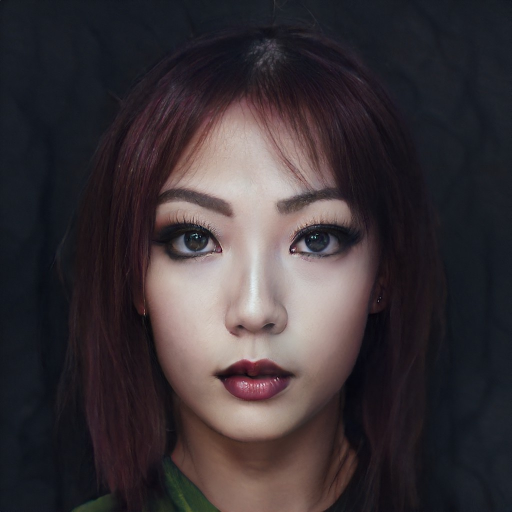
#> input picture dataset/synthetic_raw/SFHQ_pt1_00000048.jpg, 1024 x 1024 px, found by its file name (shown at 1/2 size); its folder holds only this picture in this run
$ python 01_face_detect_crop.py
#> lines starting #> are read from the running program, lines starting #| are printed output that depends on the picture
import os                      # Used for file and folder operations
import cv2                     # OpenCV library for image processing and face detection
import numpy as np             # NumPy library for numerical operations

# ---------------- CONFIG ----------------

# Input folder containing raw synthetic images
IN_DIR = r"dataset\synthetic_raw"

# Output folder for processed face images
OUT_DIR = r"dataset\processed_faces"

# Final image size for model training
IMG_SIZE = 224

# Extra margin added around detected face
MARGIN = 0.30

# ----------------------------------------

# Create output folder if it does not exist
os.makedirs(OUT_DIR, exist_ok=True)

# Load Haar Cascade face detection model
cascade_path = cv2.data.haarcascades + "haarcascade_frontalface_default.xml"

# Initialize face detector
face_cascade = cv2.CascadeClassifier(cascade_path)

# Function to crop image into a centered square
def center_crop_square(img):

    # Get image height and width
    h, w = img.shape[:2]

    # Find smallest dimension
    s = min(h, w)

    # Calculate crop starting points
    y = (h - s) // 2
    x = (w - s) // 2

    # Return square cropped image
    return img[y:y+s, x:x+s]

# Function to crop face with extra margin around it
def crop_with_margin(img, x, y, w, h, margin=0.30):

    # Get image dimensions
    H, W = img.shape[:2]

    # Calculate margin size
    mx = int(w * margin)
    my = int(h * margin)

    # Calculate crop coordinates safely within image boundaries
    x1 = max(0, x - mx)
    y1 = max(0, y - my)
    x2 = min(W, x + w + mx)
    y2 = min(H, y + h + my)

    # Crop image
    crop = img[y1:y2, x1:x2]

    # Return cropped image if valid
    return crop if crop.size else None

# Function to detect the largest face in an image
def detect_largest_face(bgr):

    # Convert image to grayscale for face detection
    gray = cv2.cvtColor(bgr, cv2.COLOR_BGR2GRAY)

    # Detect faces using Haar Cascade
    faces = face_cascade.detectMultiScale(
        gray,
        scaleFactor=1.1,      # Controls image scaling
        minNeighbors=5,       # Controls detection quality
        minSize=(80, 80)      # Minimum face size
    )

    # If no faces detected, return None
    if len(faces) == 0:
        return None

    # Select the largest detected face
    x, y, w, h = max(faces, key=lambda b: b[2] * b[3])

    # Crop face with margin
    return crop_with_margin(bgr, x, y, w, h, margin=MARGIN)

# Counters for statistics
used_det = 0          # Number of successful face detections
used_fallback = 0     # Number of fallback center crops
saved = 0             # Number of saved images

# Get all image files from input folder
files = [
    f for f in os.listdir(IN_DIR)
    if f.lower().endswith((".png", ".jpg", ".jpeg"))
]

# Sort files alphabetically
files.sort()

# Process each image one by one
for i, fname in enumerate(files):

    # Create full image path
    path = os.path.join(IN_DIR, fname)

    # Read image
    bgr = cv2.imread(path)
#> bgr is the input picture: shape (1024, 1024, 3); mean B, G, R 54.7, 50.8, 58.2

    # Skip invalid images
    if bgr is None:
        continue

    # Detect largest face
    face = detect_largest_face(bgr)
#> in detect_largest_face, `gray = cv2.cvtColor(bgr, cv2.COLOR_BGR2GRAY)`:
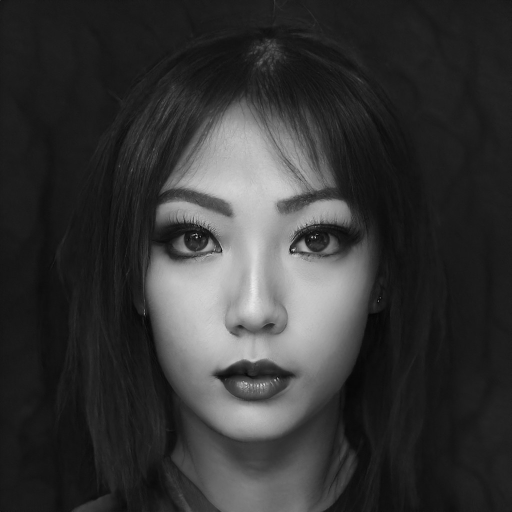
#> gray: shape (1024, 1024) (shown at 1/2 size); min 1, max 242, mean 53.5
#> in detect_largest_face, `faces = face_cascade.detectMultiScale( gray, scaleFactor=1.1,`: faces = [[203, 251, 605, 605]]
#> in detect_largest_face, `x, y, w, h = max(faces, key=lambda b: b[2] * b[3])`: x = 203; y = 251; w = 605
#> in crop_with_margin, `mx = int(w * margin)`: mx = 181
#> in crop_with_margin, `x1 = max(0, x - mx)`: x1 = 22
#> in crop_with_margin, `y1 = max(0, y - my)`: y1 = 70
#> in crop_with_margin, `x2 = min(W, x + w + mx)`: x2 = 989
#> in crop_with_margin, `y2 = min(H, y + h + my)`: y2 = 1024
#> in crop_with_margin, `crop = img[y1:y2, x1:x2]`:
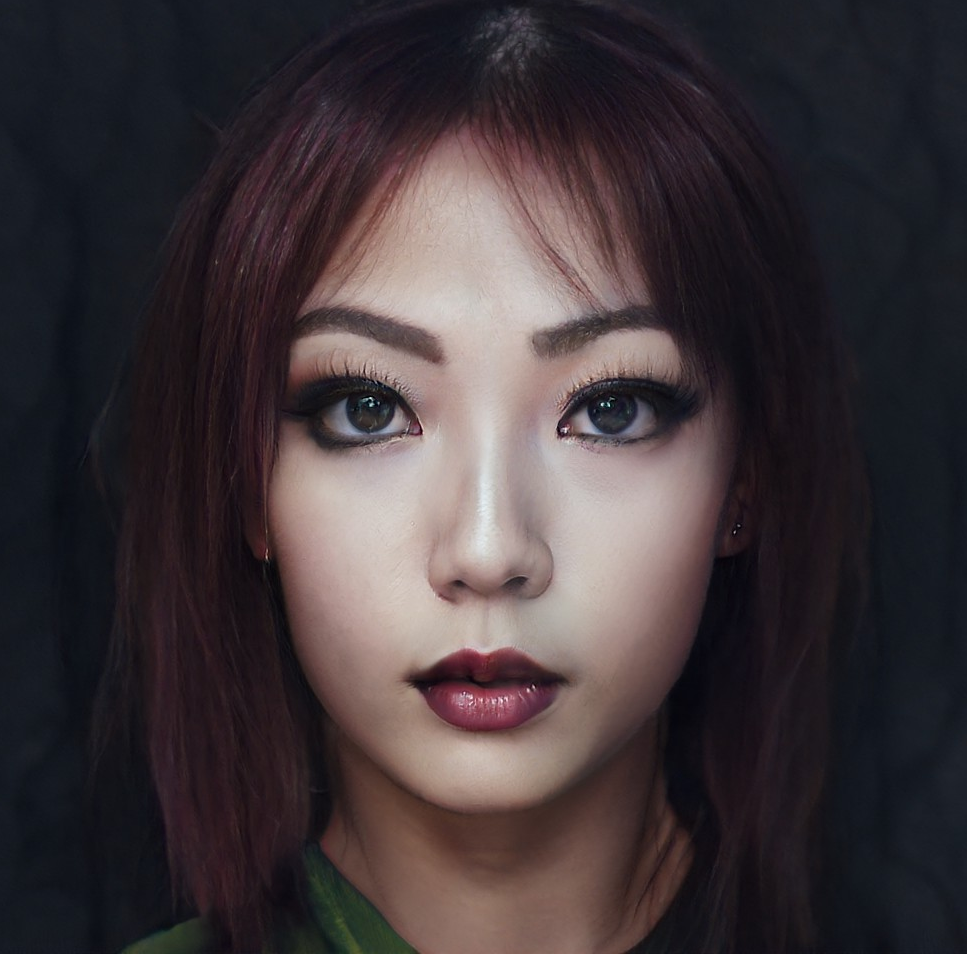
#> crop: shape (954, 967, 3); mean B, G, R 57.2, 53.8, 62.8

    # If no face detected
    if face is None:

        # Increase fallback counter
        used_fallback += 1

        # Use center crop as fallback
        face = center_crop_square(bgr)

    else:
        # Increase successful detection counter
        used_det += 1

        # Apply square crop to detected face
        face = center_crop_square(face)

    # Resize image to model input size
    face = cv2.resize(
        face,
        (IMG_SIZE, IMG_SIZE),
        interpolation=cv2.INTER_AREA
    )

    # Output filename
    out_name = f"img_{i:04d}.png"

    # Full output path
    out_path = os.path.join(OUT_DIR, out_name)

    # Save processed image
    cv2.imwrite(out_path, face)

    # Increase saved counter
    saved += 1

# Print processing summary
print("✅ Done.")
print("Total input:", len(files))
print("Saved:", saved)
print("Detections used:", used_det)
print("Fallback center-crops:", used_fallback)
print("Output folder:", OUT_DIR)

$ run again, on dataset/synthetic_raw/SFHQ_pt1_00001331.jpg
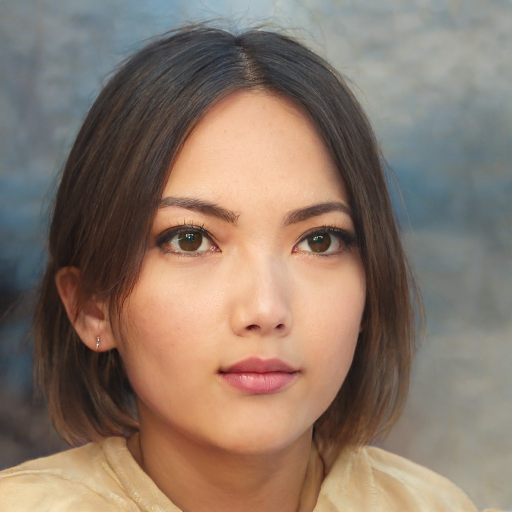
#> input picture dataset/synthetic_raw/SFHQ_pt1_00001331.jpg, 1024 x 1024 px, found by its file name (shown at 1/2 size)
#> bgr is the input picture: shape (1024, 1024, 3); mean B, G, R 105.8, 119.6, 138.5
#> in detect_largest_face, `gray = cv2.cvtColor(bgr, cv2.COLOR_BGR2GRAY)`:
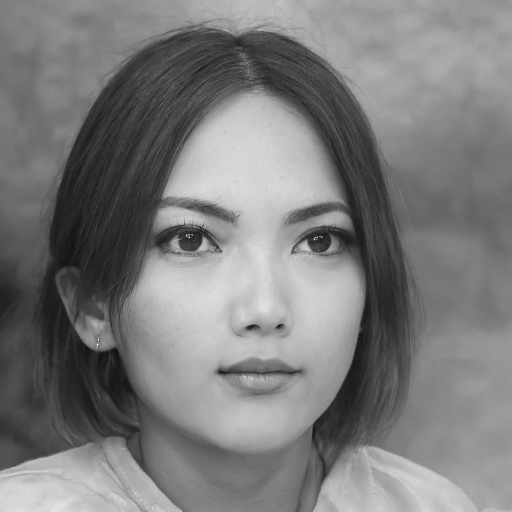
#> gray: shape (1024, 1024) (shown at 1/2 size); min 2, max 252, mean 123.7
#> faces = [[213, 263, 595, 595]]
#> in detect_largest_face, `x, y, w, h = max(faces, key=lambda b: b[2] * b[3])`: x = 213; y = 263; w = 595
#> mx = 178
#> x1 = 35
#> y1 = 85
#> x2 = 986
#> y2 = 1024
#> in crop_with_margin, `crop = img[y1:y2, x1:x2]`:
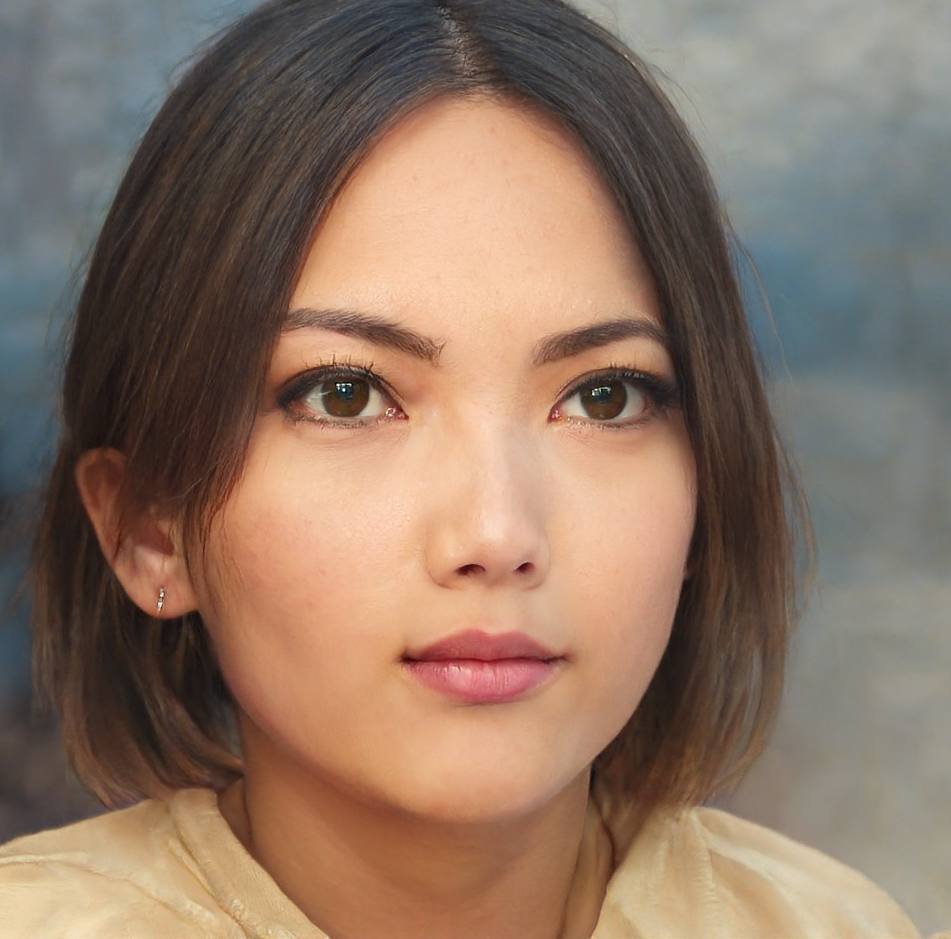
#> crop: shape (939, 951, 3); mean B, G, R 100.5, 116.8, 140.3

$ run again, on dataset/synthetic_raw/SFHQ_pt1_00001382.jpg
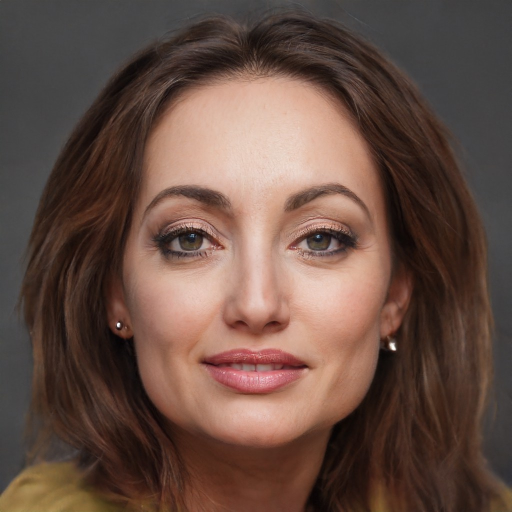
#> input picture dataset/synthetic_raw/SFHQ_pt1_00001382.jpg, 1024 x 1024 px, found by its file name (shown at 1/2 size)
#> bgr is the input picture: shape (1024, 1024, 3); mean B, G, R 68.2, 78.2, 102.7
#> in detect_largest_face, `gray = cv2.cvtColor(bgr, cv2.COLOR_BGR2GRAY)`:
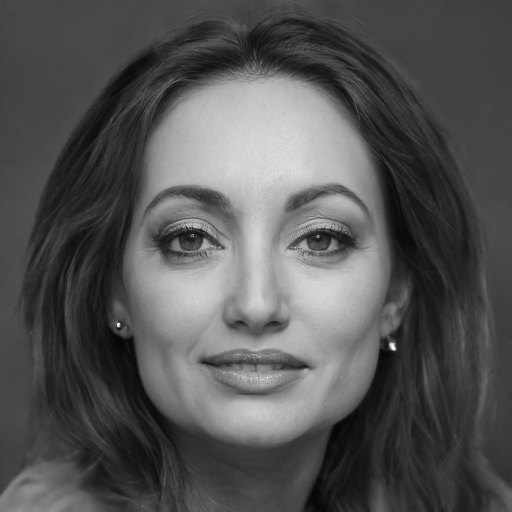
#> gray: shape (1024, 1024) (shown at 1/2 size); min 2, max 255, mean 84.4
#> faces = [[167, 206, 687, 687]]
#> in detect_largest_face, `x, y, w, h = max(faces, key=lambda b: b[2] * b[3])`: x = 167; y = 206; w = 687
#> mx = 206
#> x1 = 0
#> x2 = 1024
#> `face = cv2.resize( face, (IMG_SIZE, IMG_SIZE), interpolation=cv2.INTER..`:
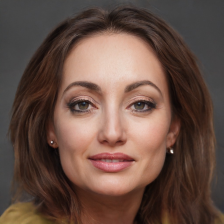
#> face: shape (224, 224, 3); mean B, G, R 68.2, 78.2, 102.7

$ run again, on dataset/synthetic_raw/SFHQ_pt1_00001484.jpg
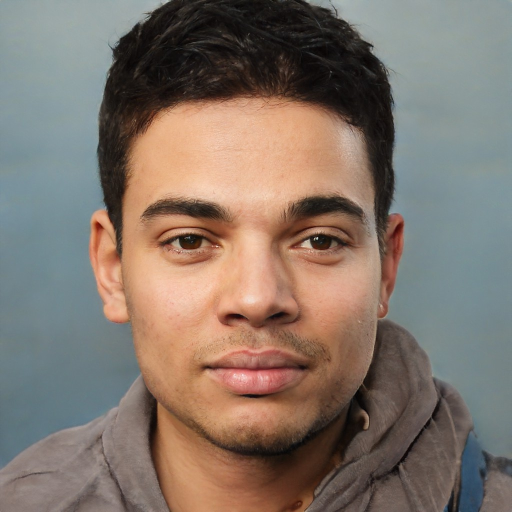
#> input picture dataset/synthetic_raw/SFHQ_pt1_00001484.jpg, 1024 x 1024 px, found by its file name (shown at 1/2 size)
#> bgr is the input picture: shape (1024, 1024, 3); mean B, G, R 106.6, 116.7, 130.4
#> in detect_largest_face, `gray = cv2.cvtColor(bgr, cv2.COLOR_BGR2GRAY)`:
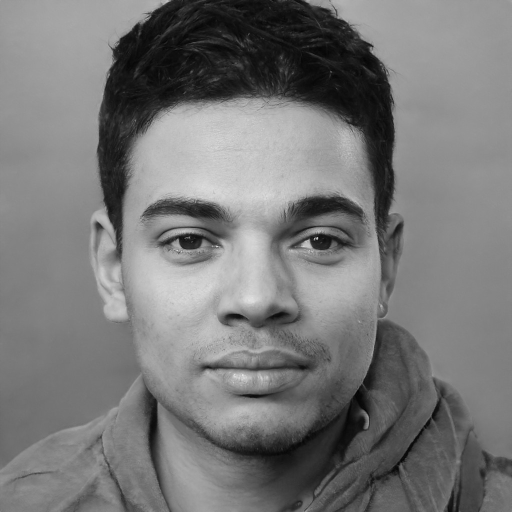
#> gray: shape (1024, 1024) (shown at 1/2 size); min 0, max 248, mean 119.6
#> faces = [[164, 201, 679, 679]]
#> in detect_largest_face, `x, y, w, h = max(faces, key=lambda b: b[2] * b[3])`: x = 164; y = 201; w = 679
#> mx = 203
#> x1 = 0
#> x2 = 1024
#> `face = cv2.resize( face, (IMG_SIZE, IMG_SIZE), interpolation=cv2.INTER..`:
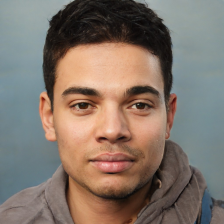
#> face: shape (224, 224, 3); mean B, G, R 106.6, 116.7, 130.4

$ run again, on dataset/synthetic_raw/SFHQ_pt1_00000406.jpg
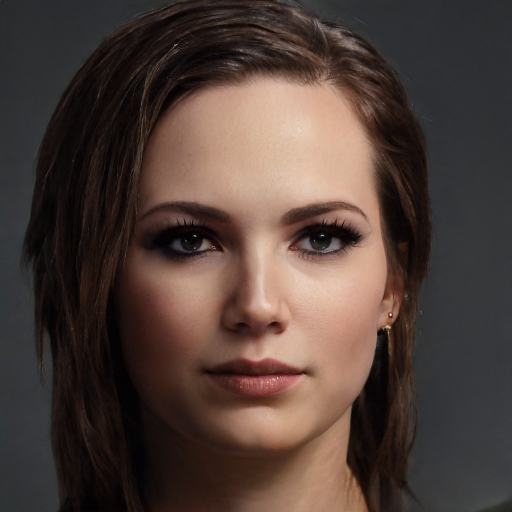
#> input picture dataset/synthetic_raw/SFHQ_pt1_00000406.jpg, 1024 x 1024 px, found by its file name (shown at 1/2 size)
#> bgr is the input picture: shape (1024, 1024, 3); mean B, G, R 56.6, 63, 79
#> in detect_largest_face, `gray = cv2.cvtColor(bgr, cv2.COLOR_BGR2GRAY)`:
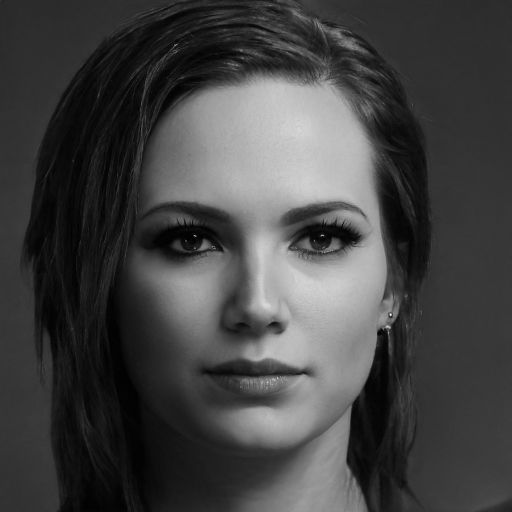
#> gray: shape (1024, 1024) (shown at 1/2 size); min 0, max 252, mean 67
#> faces = [[186, 217, 663, 663]]
#> in detect_largest_face, `x, y, w, h = max(faces, key=lambda b: b[2] * b[3])`: x = 186; y = 217; w = 663
#> mx = 198
#> x1 = 0
#> y1 = 19
#> x2 = 1024
#> `face = cv2.resize( face, (IMG_SIZE, IMG_SIZE), interpolation=cv2.INTER..`:
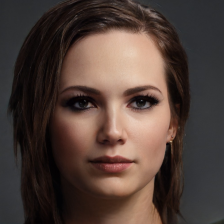
#> face: shape (224, 224, 3); mean B, G, R 56.9, 63.5, 80.2
